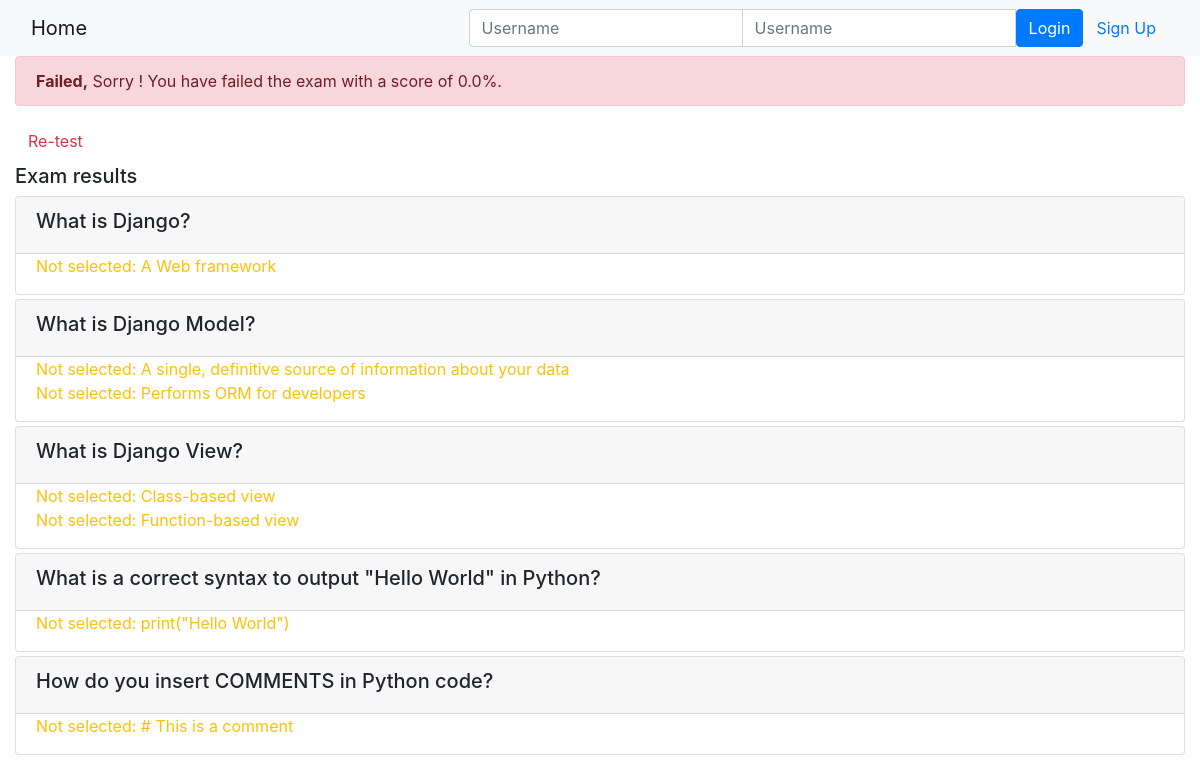
/onlinecourse/course/2/submission/2/result/, run on the app's committed database.
### onlinecourse/models.py (models this page shows, shortened)
class Question(models.Model):
    course = models.ForeignKey(Course, on_delete=models.CASCADE)
    question_text = models.TextField()
    grade = models.IntegerField(default=0)

class Choice(models.Model):
    question = models.ForeignKey(Question, on_delete=models.CASCADE) # One question can have multiple choices
    choice_text = models.TextField()    # to be modified if needed
    is_correct = models.BooleanField()

### onlinecourse/views.py (the view)
# urls.py: path('course/<int:course_id>/submission/<int:submission_id>/result/', views.show_exam_result, name='show_exam_result'),
def show_exam_result(request, course_id, submission_id):
    context = {}
    course = get_object_or_404(Course, pk=course_id)
    submission = get_object_or_404(Submission, pk=submission_id)
    selected_choices = submission.choices.all()
    total_score = 0
    total_marks = 0
    for question in course.question_set.all():
        total_marks += question.grade
        get_score = False
        incorrect_choices_count = 0
        for choice in question.choice_set.all():
            if choice in selected_choices:
                if choice.is_correct:
                    get_score = True
                else:
                    get_score = False
                    incorrect_choices_count += 1
        if get_score and incorrect_choices_count == 0:
            total_score += question.grade
        else:
            pass
    context['course'] = course
    context['grade'] =  round((total_score / total_marks * 100), 2)
    context['choices'] = selected_choices
    return render(request, 'onlinecourse/exam_result_bootstrap.html', context)

### onlinecourse/templates/onlinecourse/exam_result_bootstrap.html (shortened to what this page needs)
<!DOCTYPE html>
<html lang="en">
<head>
    {% load static %}
    <link rel="stylesheet" href="https://maxcdn.bootstrapcdn.com/bootstrap/4.5.2/css/bootstrap.min.css">
</head>
<body>
 <nav class="navbar navbar-light bg-light">
    <div class="container-fluid">
        <div class="navbar-header">
              <a class="navbar-brand" href="{% url 'onlinecourse:index' %}">Home</a>
        </div>
        <ul class="nav navbar-nav navbar-right">
            {% if user.is_authenticated %}
            <li>
                <a class="btn btn-link" href="#">{{ user.first_name }}({{ user.username }})</a>
                <a class="btn btn-link" href="{% url 'onlinecourse:logout' %}">Logout</a>
            </li>
            {% else %}
            <li>
                <form class="form-inline" action="{% url 'onlinecourse:login' %}" method="post">
                    <div class="input-group">
                        <input type="text" class="form-control" placeholder="Username" name="username" >
                        <input type="password" class="form-control" placeholder="Username" name="psw" >
                        <button class="btn btn-primary" type="submit">Login</button>
                        <a class="btn btn-link" href="{% url 'onlinecourse:registration' %}">Sign Up</a>
                    </div>
                </form>
            </li>
            {% endif %}
        </ul>
    </div>
</nav>
 <div class="container-fluid">
    {% if grade > 80 %}
    <div class="alert alert-success">
       <b>Congratulations, {{user.first_name}}!</b> You have passed the exams and completed the course with a score of {{grade}}%.
    </div>
    {% else %}
    <div class="alert alert-danger">
        <b>Failed,</b> Sorry {{user.first_name}}! You have failed the exam with a score of {{grade}}%.
    </div>
    <a class="btn btn-link text-danger" href="{% url 'onlinecourse:course_details' course.id %}">Re-test</a>
    {% endif %}
    <div class="card-columns-vertical mt-1">
        <h5 class="">Exam results</h5>
        {% for question in course.question_set.all %}
        <div class="card mt-1">
            <div class="card-header"><h5>{{ question.question_text }}</h5></div>
            <div class="form-group">
                {% for choice in question.choice_set.all %}
                <div class="form-check">
                    {% if choice.is_correct and choice in choices %}
                    <div class="text-success">Correct answer: {{ choice.choice_text }}</div>
                    {% else %}{% if choice.is_correct and not choice in choices %}
                    <div class="text-warning">Not selected: {{ choice.choice_text }}</div>
                    {% else %}{% if not choice.is_correct and choice in choices %}
                    <div class="text-danger">Wrong answer: {{ choice.choice_text }}</div>
                    {% else %}
                    <div>{{ choice.content }}</div>
                    {% endif %}{% endif %}{% endif %}
                </div>
                {% endfor %}
            </div>
        </div>
        {% endfor %}
    </div>
 </div>
</body>
</html>

### data on the page
Question: question_text "What is Django?"
Choice: choice_text "A Web framework"
Question: question_text "What is Django Model?"
Choice: choice_text "A single, definitive source of information about your data"
Choice: choice_text "Performs ORM for developers"
Question: question_text "What is Django View?"
Choice: choice_text "Class-based view"
Choice: choice_text "Function-based view"
Question: question_text "What is a correct syntax to output \"Hello World\" in Python?"
Choice: choice_text "print(\"Hello World\")"
Question: question_text "How do you insert COMMENTS in Python code?"
Choice: choice_text "# This is a comment"

### other printed values
{{ grade }} "0.0"
